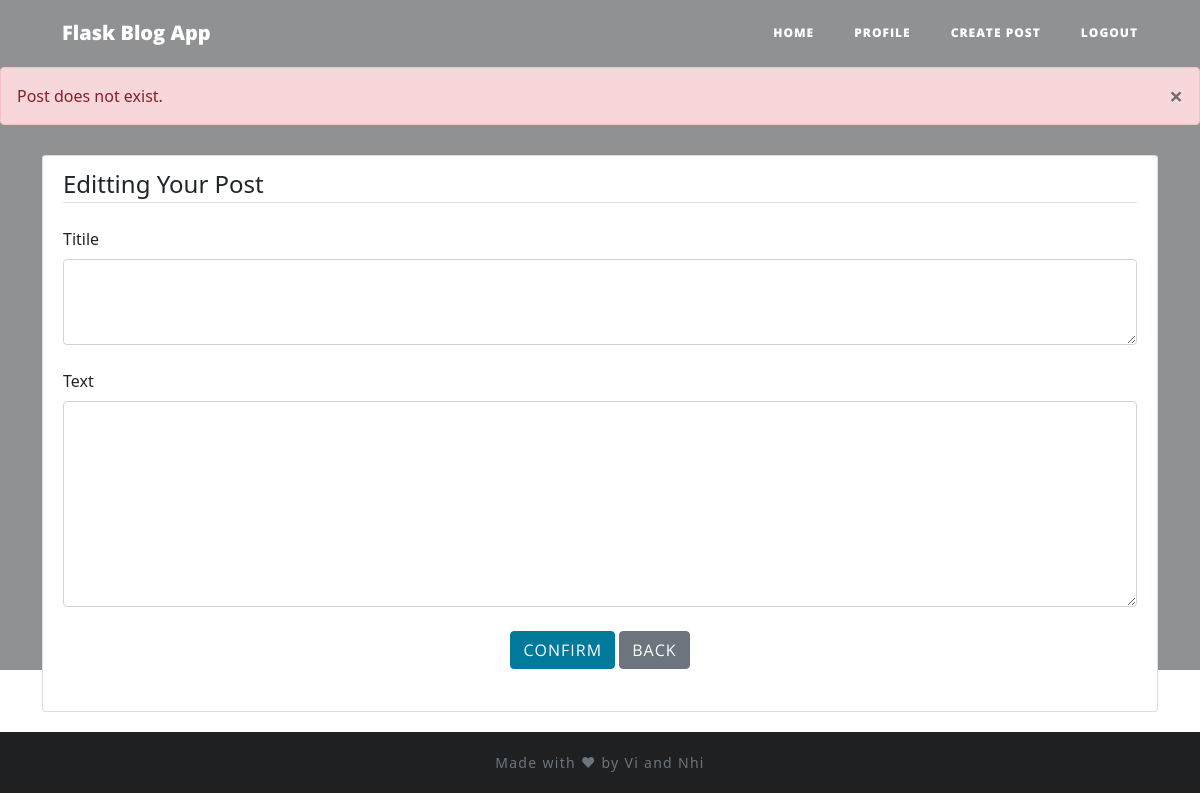
Before: /edit-post/5 (signed in) with the older database file.
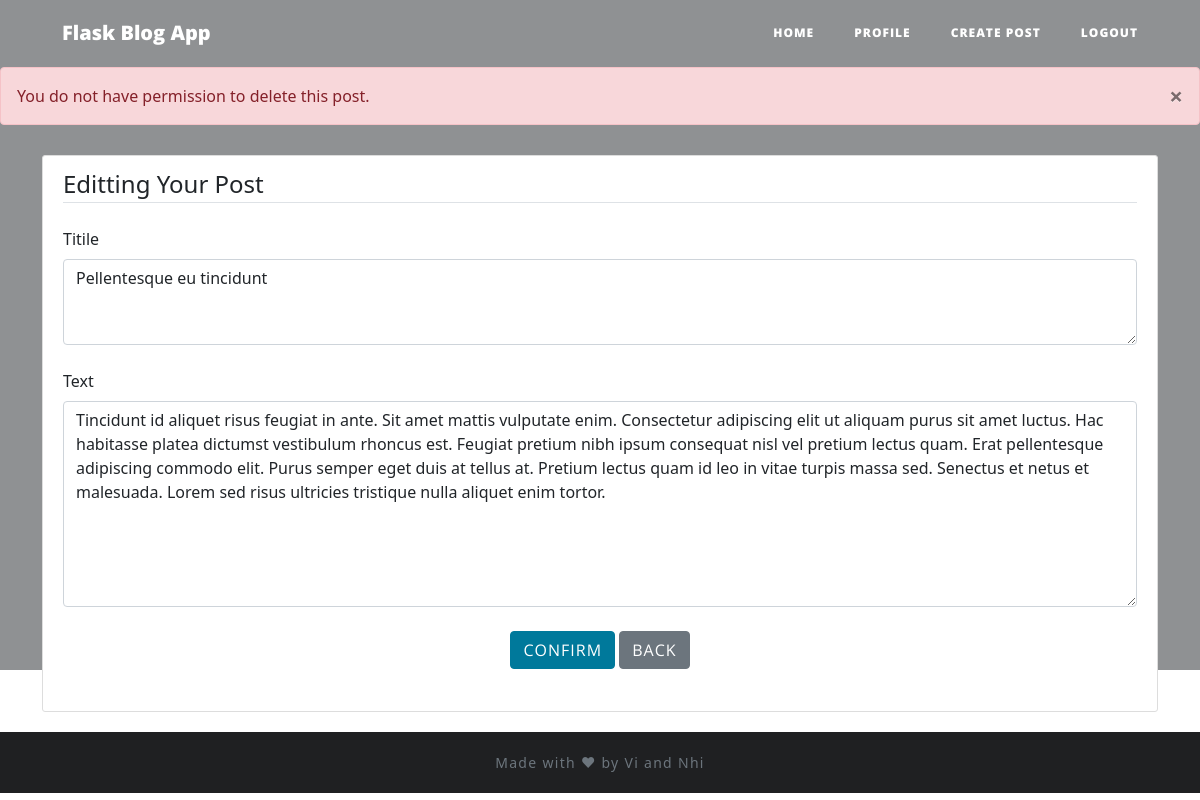
After: the same page with the newer database file.
### website/models.py (models this page shows)
class Post(db.Model):
    id = db.Column(db.Integer, primary_key=True)
    title = db.Column(db.String(100), nullable=False)
    text = db.Column(db.Text, nullable=False)
    date_created = db.Column(db.DateTime, index=True, default=datetime.now)
    author = db.Column(db.Integer, db.ForeignKey('user.id', ondelete="CASCADE"), nullable=False)
    comments = db.relationship('Comment', backref='post', passive_deletes=True)
    likes = db.relationship('Like', backref='post', passive_deletes=True)

### website/views.py (the view, shortened to what this page needs)
@views.route("/edit-post/<id>", methods = ['GET', 'POST'])
@login_required
def edit_post(id):
    post = Post.query.filter_by(id=id).first()
    if not post:
        flash("Post does not exist.", category='error')
    elif current_user.id != post.author:
        flash('You do not have permission to delete this post.', category='error')
    return render_template('edit_post.html', user= current_user, post= post)

### website/initial.py (called while the page is built)
def create_app():
    app = Flask(__name__)
    app.config['SECRET_KEY'] = "helloworld"
    app.config['SQLALCHEMY_DATABASE_URI'] = f'sqlite:///{DB_NAME}'
    db.init_app(app)
    from .views import views
    from .auth import auth
    app.register_blueprint(views, url_prefix='/')
    app.register_blueprint(auth, url_prefix='/')
    from .models import User, Post, Comment, Like
    create_database(app)
    login_manager = LoginManager()
    login_manager.login_view = "auth.login"
    login_manager.init_app(app)
    @login_manager.user_loader
    def load_user(id):
        return User.query.get(int(id))
    return app

### website/templates/edit_post.html (shortened to what this page needs)
{% extends "base.html" %} {% block title %}Home{% endblock %}
{% block body %}
{{ super() }}
{% endblock %}
{% block content%}
<div class="content-section">
  <form method="POST" enctype="multipart/form-data">
      <fieldset class="form-group">
          <legend class="border-bottom mb-4">Editting Your Post</legend>
          <div class="form-group">
              <label for="titile">Titile</label>
                {% block texttitle %}
                <textarea name="title" id="title" class="form-control" rows="3">{{post.title}}</textarea>
                {% endblock %}
              <br/>
              <label for="text">Text</label>
                {% block text %}
                <textarea name="text" id="text" class="form-control" rows="8">{{post.text}}</textarea>
                {% endblock %}
              <br/>
              <div align="center">
                <button type="submit" class="btn btn-primary">Confirm</button>
                <a href="/"><button type="button" class="btn btn-secondary">Back</button></a>
            </div>
          </div>
      </fieldset>
  </form>
</div>
{% endblock %}

Changed rows visible on the page:
added Post: title "Pellentesque eu tincidunt", text "Tincidunt id aliquet risus feugiat in ante. Sit amet mattis vulputate enim. Consectetur adipiscing elit ut aliquam purus sit amet luctus. Hac habitasse platea dictumst vestibulum rhoncus est. Feugiat pretium nibh ipsum consequat nisl vel pretium lectus quam. Erat pellentesque adipiscing commodo elit. Purus semper eget duis at tellus at. Pretium lectus quam id leo in vitae turpis massa sed. Senectus et netus et malesuada. Lorem sed risus ultricies tristique nulla aliquet enim tortor."
Other visible differences:
new list line: "You do not have permission to delete this post. ×"
list line gone: "Post does not exist. ×"
